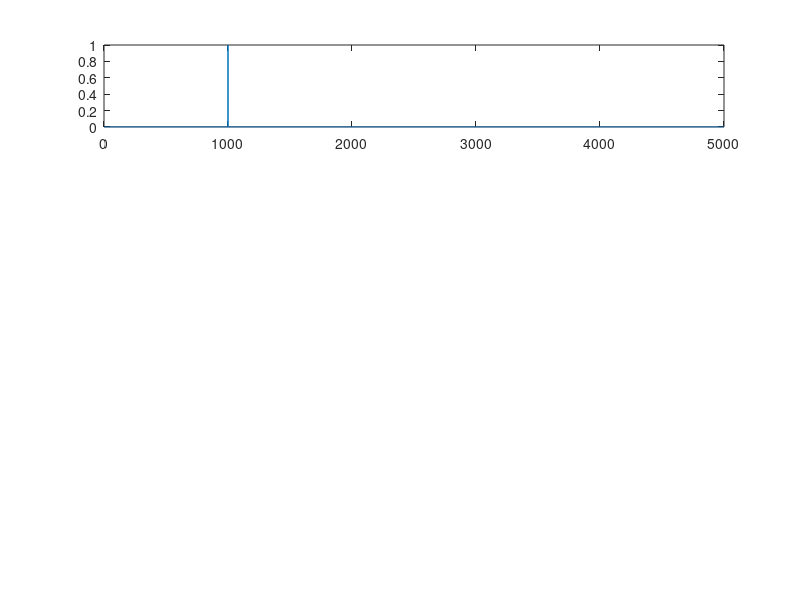

This figure's MATLAB source: (Note: this script raises an error after producing the figure.)
clear all;
CF    = 1.0e3; % CF in Hz;
cohc  = 1.0;   % normal ohc function
cihc  = 1.0;   % normal ihc function
species = 1;    % 1 for cat (2 for human with Shera et al. tuning; 3 for human with Glasberg & Moore tuning)
fiberType = 3; % spontaneous rate (in spikes/s) of the fiber BEFORE refractory effects; "1" = Low; "2" = Medium; "3" = High
implnt = 0;    % "0" for approximate or "1" for actual implementation of the power-law functions in the Synapse

% stimulus parameters
F0 = CF;     % stimulus frequency in Hz
Fs = 100e3;  % sampling rate in Hz (must be 100, 200 or 500 kHz)
T  = 50e-3;  % stimulus duration in seconds

% PSTH parameters
nrep = 1;              % number of stimulus repetitions (e.g., 50);

sound = zeros(1, Fs*T);
sound(10e-3*Fs) = 1;

subplot(4,1,1)
plot(sound)

vihc = model_IHC(sound, CF, nrep, 1/Fs, T, cohc, cihc, species);


subplot(4,1,2)
plot(vihc)



[meanrate,varrate,psth] = model_Synapse(vihc, CF, nrep, 1/Fs, fiberType, implnt);

subplot(4,1,3)
plot(synout)

subplot(4,1,4)
plot(psth)
